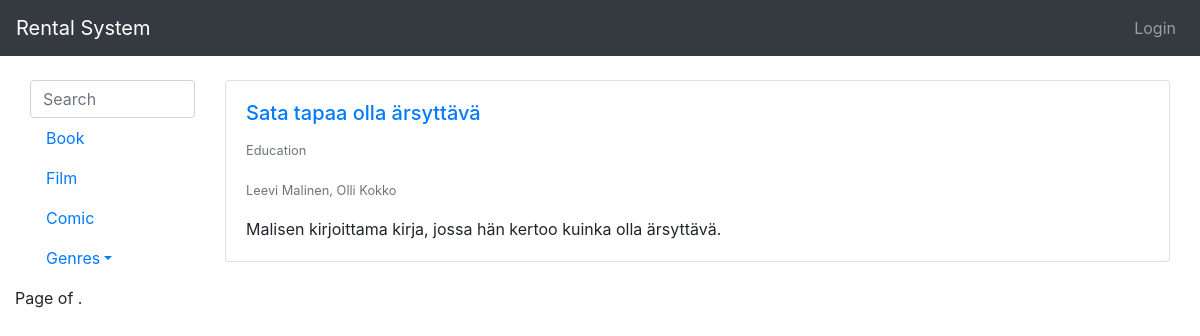
Page /?search=Education on the earlier database version.
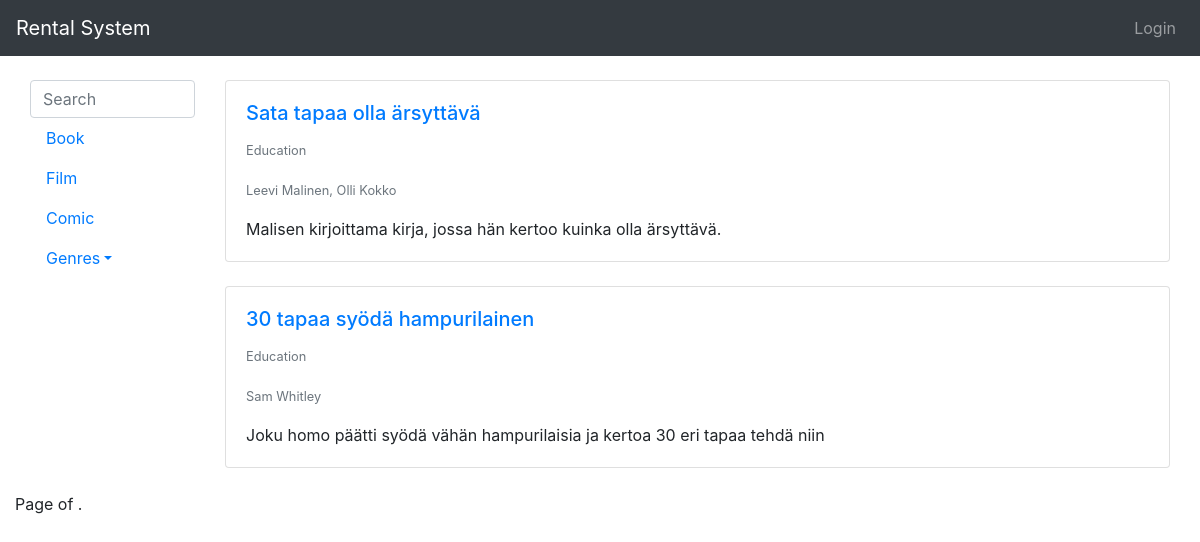
Same page on the later database version.
### rental_system/models.py (models this page shows, shortened)
class Type(models.Model):
    type = models.CharField(max_length=200)
    def __str__(self):
        return self.type

class Work(models.Model):
    creators = models.ManyToManyField(Creator)
    type = models.ForeignKey(Type, on_delete=models.CASCADE)
    genres = models.ManyToManyField(Genre)
    publishers = models.ManyToManyField(Publisher)
    title = models.CharField(max_length=200)
    desc = models.CharField(max_length=200)
    pub_date = models.IntegerField()

class Genre(models.Model):
    genre = models.CharField(max_length=200)
    def __str__(self):
        return self.genre

class Creator(models.Model):
    first_name = models.CharField(max_length=200)
    last_name = models.CharField(max_length=200)
    def __str__(self):
        return self.first_name + " " + self.last_name

### rental_system/views.py (the view)
# urls.py: path('', views.index, name='index'),
def index(request):
    works = Work.objects.all()
    types = Type.objects.all()
    genres = Genre.objects.all()
    if not request.GET.get('search'):
        paginator = Paginator(works, 2)
        page_number = request.GET.get('page')
        page_obj = paginator.get_page(page_number)
    else:
        page_obj = works
    context = {'works': page_obj, 'types': types, 'genres': genres}
    query = ""
    if request.GET.get('search'):
        query = request.GET['search']
        context['query'] = str(query)
    posts = sorted(search(query), key=attrgetter('title'), reverse=True)
    context['posts'] = posts
    return render(request, 'rental_system/index.html', context)

### rental_system/views.py (called while the page is built)
def search(query=None):
    queryset = []
    queries = query.split(" ") #
    for search in queries:
        obj = Work.objects.filter(Q(title__iexact=search) | Q(desc__iexact=search))
        for post in obj:
            queryset.append(post)
    return list(set(queryset))

### rental_system/templates/rental_system/index.html (shortened to what this page needs)
{% extends 'base.html' %}
{% block content %}
<div class="container-fluid">
    <div class="row">
        {% if types %}
        <div class="col-lg-2 col-12">
            <nav id="sidebar">
                <form name="searchform" onsubmit="return Validate()" method="get">
                    <input type="text" class="form-control" name="search" id="search" placeholder="Search" minlength="3"
                        autocomplete="off">
                </form>
                <ul class="nav flex-column">
                    {% for type in types %}
                    <li>
                        <a href="?search={{ type }}" class="nav-link">{{ type }}</a>
                    </li>
                    {% endfor %}
                    <li class="nav-item dropdown">
                        <a class="nav-link dropdown-toggle" data-toggle="dropdown" href="#" role="button"
                            aria-haspopup="true" aria-expanded="false">Genres</a>
                    </li>
                </ul>
            </nav>
        </div>
        {% endif %}
        {% if works %}
        <div class="col-lg-10 col-12 overflow-auto">
            {% for work in works %}
            {% if query in work.title.casefold or query in work.desc or query in work.creators.all|join:", " or query in work.genres.all|join:", "  %}
            <div class="card">
                <div class="card-body">
                    <a href="work/{{ work.id }}">
                        <h5 class="card-title">{{ work.title }}</h5>
                    </a>
                    <p class="card-text"><small class="text-muted">{{ work.genres.all|join:", " }}</small></p>
                    <p class="card-text"><small class="text-muted">{{ work.creators.all|join:", " }}</small></p>
                    <p class="card-text">{{ work.desc }}</p>
                </div>
            </div>
            <br>
            {% endif %}
            {% endfor %}
            </div>
        </div>
        {% else %}
        <p>No works are available.</p>
        {% endif %}
    </div>
    <div class="pagination">
        <span class="step-links">
            <span class="current">
                Page {{ works.number }} of {{ works.paginator.num_pages }}.
            </span>
        </span>
    </div>
    {% endblock %}

### templates/base.html (shortened to what this page needs)
<!doctype html>
<html lang="en">
<head>
	<link rel="stylesheet" href="https://stackpath.bootstrapcdn.com/bootstrap/4.4.1/css/bootstrap.min.css"
>
</head>
<body>
	<nav class="navbar navbar-expand navbar-dark bg-dark">
		<a class="navbar-brand" href="{% url 'index' %}">Rental System</a>
		<div class="collapse navbar-collapse" id="navbarNav">
			<ul class="navbar-nav ml-auto">
				{% if user.is_authenticated %}
				<li class="nav-item dropdown">
					<a class="nav-link dropdown-toggle" data-toggle="dropdown" href="#" role="button"
						aria-haspopup="true" aria-expanded="false">{{ user.username }}</a>
					<div class="dropdown-menu dropdown-menu-right">
						<a class="dropdown-item" href="{% url 'rented' %}">Rented Works</a>
						<a class="dropdown-item" href="/logout?next={{request.path}}">Logout</a>
					</div>
				</li>
				{% else %}
				<a class="nav-link" href="{% url 'login' %}?next={{request.path}}">Login</a>
				{% endif %}
			</ul>
		</div>
	</nav>
	<br>
	<div class="container-fluid">
		{% block content %}
		{% endblock %}
	</div>
</body>
</html>

Differences in the rows shown:
added Work: title "30 tapaa syödä hampurilainen", genres.all "Education", creators.all "Sam Whitley", desc "Joku homo päätti syödä vähän hampurilaisia ja kertoa 30 eri tapaa tehdä niin"
